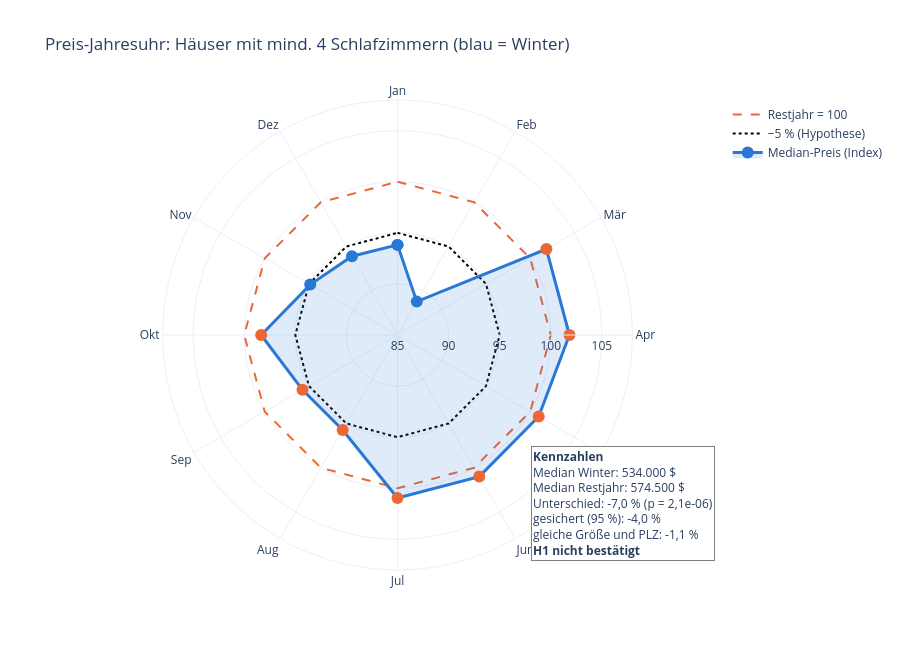

The notebook cell saved with this chart:
### Markdown cell above
---
## 7. Preis-Jahresuhr
Zum Schluss fassen wir das Ergebnis in einer Grafik für die Präsentation zusammen. Jeder Monat ist eine Stunde auf der Uhr. Der Abstand zur Mitte zeigt den Median-Preis als **Index (Restjahr = 100)**. Der gepunktete Ring bei **95** ist die 5-%-Grenze der Hypothese. Mit der Maus sieht man Preis und Anzahl Verkäufe. Die Grafik wird auch als HTML in `output/` gespeichert.

### Code cell
uhr = gross.groupby("monat")["price"].agg(["median", "size"]).reset_index()
uhr["index"] = 100 * uhr["median"] / median_rest
uhr["name"] = [MONATE[m - 1] for m in uhr["monat"]]
uhr = pd.concat([uhr, uhr.iloc[[0]]])  # Kreis schließen

fig = go.Figure()
fig.add_trace(go.Scatterpolar(r=[100] * 13, theta=uhr["name"], mode="lines", name="Restjahr = 100",
                              line=dict(color="#eb6834", dash="dash")))
fig.add_trace(go.Scatterpolar(r=[95] * 13, theta=uhr["name"], mode="lines", name="−5 % (Hypothese)",
                              line=dict(color="black", dash="dot")))
fig.add_trace(go.Scatterpolar(
    r=uhr["index"], theta=uhr["name"], mode="lines+markers", fill="toself", name="Median-Preis (Index)",
    line=dict(color="#2a78d6", width=3), fillcolor="rgba(42,120,214,0.15)",
    marker=dict(size=12, color=["#2a78d6" if m in [11, 12, 1, 2] else "#eb6834" for m in uhr["monat"]]),
    customdata=np.stack([uhr["median"], uhr["size"]], axis=-1),
    hovertemplate="<b>%{theta}</b><br>Index %{r:.1f}<br>Median %{customdata[0]:,.0f} $<br>%{customdata[1]} Verkäufe<extra></extra>",
))
fig.add_annotation(
    x=1.0, y=0.02, xref="paper", yref="paper", xanchor="right", yanchor="bottom", align="left", showarrow=False,
    bgcolor="white", bordercolor="gray", borderwidth=1,
    text=(f"<b>Kennzahlen</b><br>Median Winter: {de(winter.median())} $<br>Median Restjahr: {de(rest.median())} $<br>"
          f"Unterschied: {de(diff, 1)} % (p = {p_de(p_wert)})<br>gesichert (95 %): {de(obere_grenze, 1)} %<br>"
          f"gleiche Größe und PLZ: {de(diff_plz, 1)} %<br><b>H1 nicht bestätigt</b>"),
)
fig.update_layout(
    title="Preis-Jahresuhr: Häuser mit mind. 4 Schlafzimmern (blau = Winter)",
    polar=dict(radialaxis=dict(range=[85, 108]), angularaxis=dict(direction="clockwise", rotation=90)),
    height=650, template="plotly_white", separators=",.",
)
fig.write_html("output/h1_jahresuhr_c.html")
fig.show()

### Figure 1 — Plotly figure (JSON) as saved in the notebook; plotly's stock layout.template omitted (floating-point values rounded to 4 significant figures)
{"data": [{"line": {"color": "#eb6834", "dash": "dash"}, "mode": "lines", "name": "Restjahr = 100", "r": [100, 100, 100, 100, 100, 100, 100, 100, 100, 100, 100, 100, 100], "theta": ["Jan", "Feb", "Mär", "Apr", "Mai", "Jun", "Jul", "Aug", "Sep", "Okt", "Nov", "Dez", "Jan"], "type": "scatterpolar"}, {"line": {"color": "black", "dash": "dot"}, "mode": "lines", "name": "−5 % (Hypothese)", "r": [95, 95, 95, 95, 95, 95, 95, 95, 95, 95, 95, 95, 95], "theta": ["Jan", "Feb", "Mär", "Apr", "Mai", "Jun", "Jul", "Aug", "Sep", "Okt", "Nov", "Dez", "Jan"], "type": "scatterpolar"}, {"customdata": [[539000.0, 408.0], [510000.0, 475.0], [585000.0, 744.0], [585000.0, 916.0], [580000.0, 983.0], [580300.0, 934.0], [580000.0, 925.0], [550000.0, 768.0], [550000.0, 722.0], [565000.0, 769.0], [545000.0, 560.0], [539500.0, 612.0], [539000.0, 408.0]], "fill": "toself", "fillcolor": "rgba(42,120,214,0.15)", "hovertemplate": "<b>%{theta}</b><br>Index %{r:.1f}<br>Median %{customdata[0]:,.0f} $<br>%{customdata[1]} Verkäufe<extra></extra>", "line": {"color": "#2a78d6", "width": 3}, "marker": {"color": ["#2a78d6", "#2a78d6", "#eb6834", "#eb6834", "#eb6834", "#eb6834", "#eb6834", "#eb6834", "#eb6834", "#eb6834", "#2a78d6", "#2a78d6", "#2a78d6"], "size": 12}, "mode": "lines+markers", "name": "Median-Preis (Index)", "r": [93.82, 88.77, 101.8, 101.8, 101.0, 101.0, 101.0, 95.74, 95.74, 98.35, 94.87, 93.91, 93.82], "theta": ["Jan", "Feb", "Mär", "Apr", "Mai", "Jun", "Jul", "Aug", "Sep", "Okt", "Nov", "Dez", "Jan"], "type": "scatterpolar"}], "layout": {"annotations": [{"align": "left", "bgcolor": "white", "bordercolor": "gray", "borderwidth": 1, "showarrow": false, "text": "<b>Kennzahlen</b><br>Median Winter: 534.000 $<br>Median Restjahr: 574.500 $<br>Unterschied: -7,0 % (p = 2,1e-06)<br>gesichert (95 %): -4,0 %<br>gleiche Größe und PLZ: -1,1 %<br><b>H1 nicht bestätigt</b>", "x": 1, "xanchor": "right", "xref": "paper", "y": 0.02, "yanchor": "bottom", "yref": "paper"}], "height": 650, "polar": {"angularaxis": {"direction": "clockwise", "rotation": 90}, "radialaxis": {"range": [85, 108]}}, "separators": ",.", "title": {"text": "Preis-Jahresuhr: Häuser mit mind. 4 Schlafzimmern (blau = Winter)"}}}
